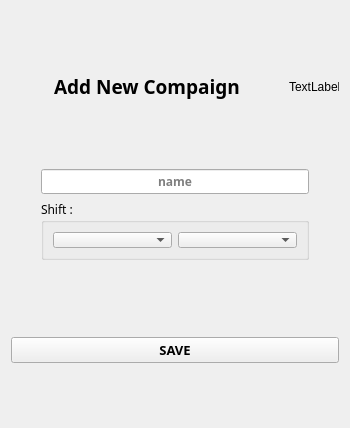
<?xml version="1.0" encoding="UTF-8"?>
<ui version="4.0">
 <class>Form</class>
 <widget class="QWidget" name="Form">
  <property name="geometry">
   <rect>
    <x>0</x>
    <y>0</y>
    <width>350</width>
    <height>428</height>
   </rect>
  </property>
  <property name="windowTitle">
   <string>Form</string>
  </property>
  <layout class="QVBoxLayout" name="verticalLayout_2">
   <item>
    <layout class="QHBoxLayout" name="horizontalLayout_2">
     <item>
      <widget class="QLabel" name="label">
       <property name="minimumSize">
        <size>
         <width>0</width>
         <height>45</height>
        </size>
       </property>
       <property name="maximumSize">
        <size>
         <width>16777215</width>
         <height>45</height>
        </size>
       </property>
       <property name="font">
        <font>
         <family>Segoe Print</family>
         <pointsize>14</pointsize>
         <weight>75</weight>
         <bold>true</bold>
        </font>
       </property>
       <property name="text">
        <string>Add New Compaign</string>
       </property>
       <property name="alignment">
        <set>Qt::AlignCenter</set>
       </property>
      </widget>
     </item>
     <item>
      <widget class="QLabel" name="back_icon">
       <property name="minimumSize">
        <size>
         <width>50</width>
         <height>50</height>
        </size>
       </property>
       <property name="maximumSize">
        <size>
         <width>50</width>
         <height>50</height>
        </size>
       </property>
       <property name="cursor">
        <cursorShape>PointingHandCursor</cursorShape>
       </property>
       <property name="styleSheet">
        <string notr="true">QLabel#back_icon:hover {
	
	border-color: rgb(23, 155, 255);
}</string>
       </property>
       <property name="text">
        <string>TextLabel</string>
       </property>
       <property name="alignment">
        <set>Qt::AlignLeading|Qt::AlignLeft|Qt::AlignVCenter</set>
       </property>
      </widget>
     </item>
    </layout>
   </item>
   <item>
    <layout class="QVBoxLayout" name="verticalLayout">
     <property name="leftMargin">
      <number>30</number>
     </property>
     <property name="rightMargin">
      <number>30</number>
     </property>
     <item>
      <widget class="QLineEdit" name="cname">
       <property name="font">
        <font>
         <family>Segoe Print</family>
         <weight>75</weight>
         <bold>true</bold>
        </font>
       </property>
       <property name="alignment">
        <set>Qt::AlignCenter</set>
       </property>
       <property name="placeholderText">
        <string>name</string>
       </property>
      </widget>
     </item>
     <item>
      <widget class="QGroupBox" name="groupBox">
       <property name="maximumSize">
        <size>
         <width>16777215</width>
         <height>60</height>
        </size>
       </property>
       <property name="font">
        <font>
         <family>Segoe Print</family>
         <pointsize>9</pointsize>
        </font>
       </property>
       <property name="title">
        <string>Shift : </string>
       </property>
       <layout class="QHBoxLayout" name="horizontalLayout_4">
        <item>
         <widget class="QComboBox" name="shiftfrom"/>
        </item>
        <item>
         <widget class="QComboBox" name="shiftto"/>
        </item>
       </layout>
      </widget>
     </item>
    </layout>
   </item>
   <item>
    <layout class="QHBoxLayout" name="horizontalLayout">
     <property name="topMargin">
      <number>20</number>
     </property>
     <item>
      <widget class="QPushButton" name="save_btn">
       <property name="font">
        <font>
         <family>Segoe Print</family>
         <pointsize>10</pointsize>
         <weight>75</weight>
         <bold>true</bold>
        </font>
       </property>
       <property name="text">
        <string>SAVE</string>
       </property>
      </widget>
     </item>
    </layout>
   </item>
  </layout>
 </widget>
 <resources/>
 <connections/>
</ui>
